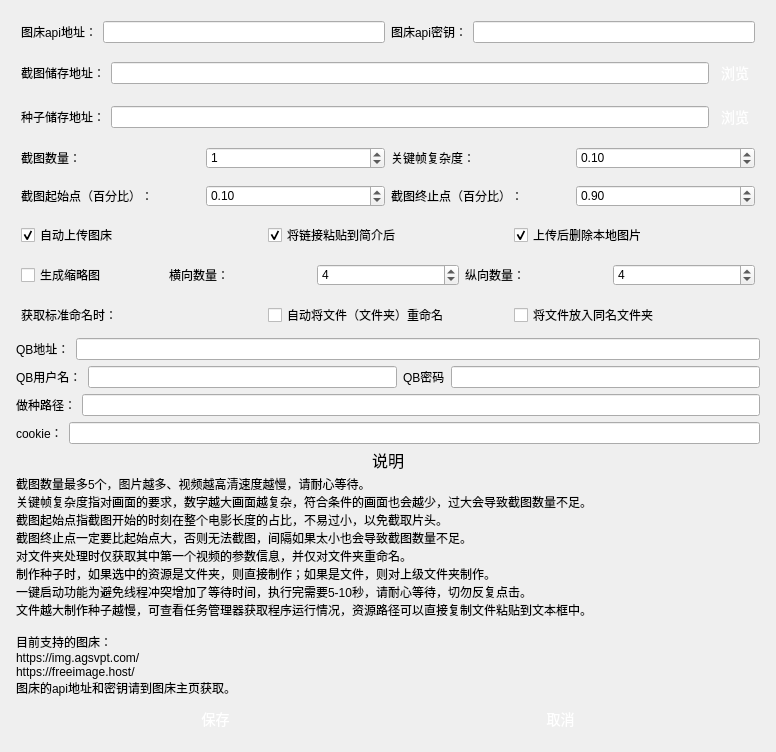
<?xml version="1.0" encoding="UTF-8"?>
<ui version="4.0">
 <class>Settings</class>
 <widget class="QDialog" name="Settings">
  <property name="geometry">
   <rect>
    <x>0</x>
    <y>0</y>
    <width>776</width>
    <height>735</height>
   </rect>
  </property>
  <property name="windowTitle">
   <string>设置</string>
  </property>
  <layout class="QGridLayout" name="gridLayout">
   <item row="0" column="0">
    <layout class="QVBoxLayout" name="verticalLayout">
     <property name="leftMargin">
      <number>5</number>
     </property>
     <property name="topMargin">
      <number>5</number>
     </property>
     <property name="rightMargin">
      <number>5</number>
     </property>
     <property name="bottomMargin">
      <number>5</number>
     </property>
     <item>
      <layout class="QHBoxLayout" name="horizontalLayout_4">
       <property name="leftMargin">
        <number>5</number>
       </property>
       <property name="topMargin">
        <number>5</number>
       </property>
       <property name="rightMargin">
        <number>5</number>
       </property>
       <property name="bottomMargin">
        <number>5</number>
       </property>
       <item>
        <widget class="QLabel" name="label_6">
         <property name="styleSheet">
          <string>QPushButton {
    display: inline-block;
    padding: 5px 5px;
    font-size: 16px;
    cursor: pointer;
    text-align: center;
    text-decoration: none;
    outline: none;
    color:#fff;
    background-color: #559e24;
    border: none;
    border-radius: 15px;
    box-shadow: 0 9px #999;
}

QPushButton:hover {
background-color: #4a8821;
}

QPushButton:pressed {
    background-color: #3c6f1b;
}
</string>
         </property>
         <property name="text">
          <string>图床api地址：</string>
         </property>
        </widget>
       </item>
       <item>
        <widget class="QLineEdit" name="figureBedPath">
         <property name="styleSheet">
          <string>QPushButton {
    display: inline-block;
    padding: 5px 5px;
    font-size: 16px;
    cursor: pointer;
    text-align: center;
    text-decoration: none;
    outline: none;
    color:#fff;
    background-color: #559e24;
    border: none;
    border-radius: 15px;
    box-shadow: 0 9px #999;
}

QPushButton:hover {
background-color: #4a8821;
}

QPushButton:pressed {
    background-color: #3c6f1b;
}
</string>
         </property>
         <property name="text">
          <string/>
         </property>
         <property name="clearButtonEnabled">
          <bool>true</bool>
         </property>
        </widget>
       </item>
       <item>
        <widget class="QLabel" name="label_7">
         <property name="styleSheet">
          <string>QPushButton {
    display: inline-block;
    padding: 5px 5px;
    font-size: 16px;
    cursor: pointer;
    text-align: center;
    text-decoration: none;
    outline: none;
    color:#fff;
    background-color: #559e24;
    border: none;
    border-radius: 15px;
    box-shadow: 0 9px #999;
}

QPushButton:hover {
background-color: #4a8821;
}

QPushButton:pressed {
    background-color: #3c6f1b;
}
</string>
         </property>
         <property name="text">
          <string>图床api密钥：</string>
         </property>
        </widget>
       </item>
       <item>
        <widget class="QLineEdit" name="figureBedToken">
         <property name="styleSheet">
          <string>QPushButton {
    display: inline-block;
    padding: 5px 5px;
    font-size: 16px;
    cursor: pointer;
    text-align: center;
    text-decoration: none;
    outline: none;
    color:#fff;
    background-color: #559e24;
    border: none;
    border-radius: 15px;
    box-shadow: 0 9px #999;
}

QPushButton:hover {
background-color: #4a8821;
}

QPushButton:pressed {
    background-color: #3c6f1b;
}
</string>
         </property>
         <property name="text">
          <string/>
         </property>
         <property name="echoMode">
          <enum>QLineEdit::Password</enum>
         </property>
         <property name="clearButtonEnabled">
          <bool>true</bool>
         </property>
        </widget>
       </item>
      </layout>
     </item>
     <item>
      <layout class="QHBoxLayout" name="horizontalLayout_2">
       <property name="leftMargin">
        <number>5</number>
       </property>
       <property name="topMargin">
        <number>5</number>
       </property>
       <property name="rightMargin">
        <number>5</number>
       </property>
       <property name="bottomMargin">
        <number>5</number>
       </property>
       <item>
        <widget class="QLabel" name="label_3">
         <property name="styleSheet">
          <string>QPushButton {
    display: inline-block;
    padding: 5px 5px;
    font-size: 16px;
    cursor: pointer;
    text-align: center;
    text-decoration: none;
    outline: none;
    color:#fff;
    background-color: #559e24;
    border: none;
    border-radius: 15px;
    box-shadow: 0 9px #999;
}

QPushButton:hover {
background-color: #4a8821;
}

QPushButton:pressed {
    background-color: #3c6f1b;
}
</string>
         </property>
         <property name="text">
          <string>截图储存地址：</string>
         </property>
        </widget>
       </item>
       <item>
        <widget class="QLineEdit" name="screenshotPath">
         <property name="styleSheet">
          <string>QPushButton {
    display: inline-block;
    padding: 5px 5px;
    font-size: 16px;
    cursor: pointer;
    text-align: center;
    text-decoration: none;
    outline: none;
    color:#fff;
    background-color: #559e24;
    border: none;
    border-radius: 15px;
    box-shadow: 0 9px #999;
}

QPushButton:hover {
background-color: #4a8821;
}

QPushButton:pressed {
    background-color: #3c6f1b;
}
</string>
         </property>
         <property name="text">
          <string/>
         </property>
         <property name="clearButtonEnabled">
          <bool>true</bool>
         </property>
        </widget>
       </item>
       <item>
        <widget class="QPushButton" name="selectScreenshotPathButton">
         <property name="styleSheet">
          <string notr="true">QPushButton {
    display: inline-block;
    padding: 3px 6px;
    font-size: 14px;
    cursor: pointer;
    text-align: center;
    text-decoration: none;
    outline: none;
    color:#fff;
background-color: 
				qlineargradient(x1:0, y1:0, x2:0, y2:1,
                                      stop:0 #16bf9d,
                                      stop:1 #10a266);
    border: none;
    border-radius: 8px;
    box-shadow: 0 9px #999;
}

QPushButton:hover {
background-color: 
				qlineargradient(x1:0, y1:0, x2:0, y2:1,
                                      stop:0 #11b998,
                                      stop:1 #08965e);
}

QPushButton:pressed {
    background-color: 
				qlineargradient(x1:0, y1:0, x2:0, y2:1,
                                      stop:0 #0e9278,
                                      stop:1 #0e925c);
}
</string>
         </property>
         <property name="text">
          <string>浏览</string>
         </property>
        </widget>
       </item>
      </layout>
     </item>
     <item>
      <layout class="QHBoxLayout" name="horizontalLayout_3">
       <property name="leftMargin">
        <number>5</number>
       </property>
       <property name="topMargin">
        <number>5</number>
       </property>
       <property name="rightMargin">
        <number>5</number>
       </property>
       <property name="bottomMargin">
        <number>5</number>
       </property>
       <item>
        <widget class="QLabel" name="label_12">
         <property name="styleSheet">
          <string>QPushButton {
    display: inline-block;
    padding: 5px 5px;
    font-size: 16px;
    cursor: pointer;
    text-align: center;
    text-decoration: none;
    outline: none;
    color:#fff;
    background-color: #559e24;
    border: none;
    border-radius: 15px;
    box-shadow: 0 9px #999;
}

QPushButton:hover {
background-color: #4a8821;
}

QPushButton:pressed {
    background-color: #3c6f1b;
}
</string>
         </property>
         <property name="text">
          <string>种子储存地址：</string>
         </property>
        </widget>
       </item>
       <item>
        <widget class="QLineEdit" name="torrentPath">
         <property name="styleSheet">
          <string>QPushButton {
    display: inline-block;
    padding: 5px 5px;
    font-size: 16px;
    cursor: pointer;
    text-align: center;
    text-decoration: none;
    outline: none;
    color:#fff;
    background-color: #559e24;
    border: none;
    border-radius: 15px;
    box-shadow: 0 9px #999;
}

QPushButton:hover {
background-color: #4a8821;
}

QPushButton:pressed {
    background-color: #3c6f1b;
}
</string>
         </property>
         <property name="text">
          <string/>
         </property>
         <property name="clearButtonEnabled">
          <bool>true</bool>
         </property>
        </widget>
       </item>
       <item>
        <widget class="QPushButton" name="selectTorrentPathButton">
         <property name="styleSheet">
          <string notr="true">QPushButton {
    display: inline-block;
    padding: 3px 6px;
    font-size: 14px;
    cursor: pointer;
    text-align: center;
    text-decoration: none;
    outline: none;
    color:#fff;
background-color: 
				qlineargradient(x1:0, y1:0, x2:0, y2:1,
                                      stop:0 #16bf9d,
                                      stop:1 #10a266);
    border: none;
    border-radius: 8px;
    box-shadow: 0 9px #999;
}

QPushButton:hover {
background-color: 
				qlineargradient(x1:0, y1:0, x2:0, y2:1,
                                      stop:0 #11b998,
                                      stop:1 #08965e);
}

QPushButton:pressed {
    background-color: 
				qlineargradient(x1:0, y1:0, x2:0, y2:1,
                                      stop:0 #0e9278,
                                      stop:1 #0e925c);
}
</string>
         </property>
         <property name="text">
          <string>浏览</string>
         </property>
        </widget>
       </item>
      </layout>
     </item>
     <item>
      <layout class="QHBoxLayout" name="horizontalLayout_7">
       <property name="leftMargin">
        <number>5</number>
       </property>
       <property name="topMargin">
        <number>5</number>
       </property>
       <property name="rightMargin">
        <number>5</number>
       </property>
       <property name="bottomMargin">
        <number>5</number>
       </property>
       <item>
        <widget class="QLabel" name="label">
         <property name="styleSheet">
          <string>QPushButton {
    display: inline-block;
    padding: 5px 5px;
    font-size: 16px;
    cursor: pointer;
    text-align: center;
    text-decoration: none;
    outline: none;
    color:#fff;
    background-color: #559e24;
    border: none;
    border-radius: 15px;
    box-shadow: 0 9px #999;
}

QPushButton:hover {
background-color: #4a8821;
}

QPushButton:pressed {
    background-color: #3c6f1b;
}
</string>
         </property>
         <property name="text">
          <string>截图数量：</string>
         </property>
        </widget>
       </item>
       <item>
        <widget class="QSpinBox" name="screenshotNumber">
         <property name="styleSheet">
          <string>QPushButton {
    display: inline-block;
    padding: 5px 5px;
    font-size: 16px;
    cursor: pointer;
    text-align: center;
    text-decoration: none;
    outline: none;
    color:#fff;
    background-color: #559e24;
    border: none;
    border-radius: 15px;
    box-shadow: 0 9px #999;
}

QPushButton:hover {
background-color: #4a8821;
}

QPushButton:pressed {
    background-color: #3c6f1b;
}
</string>
         </property>
         <property name="maximum">
          <number>5</number>
         </property>
         <property name="value">
          <number>1</number>
         </property>
        </widget>
       </item>
       <item>
        <widget class="QLabel" name="label_2">
         <property name="styleSheet">
          <string>QPushButton {
    display: inline-block;
    padding: 5px 5px;
    font-size: 16px;
    cursor: pointer;
    text-align: center;
    text-decoration: none;
    outline: none;
    color:#fff;
    background-color: #559e24;
    border: none;
    border-radius: 15px;
    box-shadow: 0 9px #999;
}

QPushButton:hover {
background-color: #4a8821;
}

QPushButton:pressed {
    background-color: #3c6f1b;
}
</string>
         </property>
         <property name="text">
          <string>关键帧复杂度：</string>
         </property>
        </widget>
       </item>
       <item>
        <widget class="QDoubleSpinBox" name="screenshotThreshold">
         <property name="styleSheet">
          <string>QPushButton {
    display: inline-block;
    padding: 5px 5px;
    font-size: 16px;
    cursor: pointer;
    text-align: center;
    text-decoration: none;
    outline: none;
    color:#fff;
    background-color: #559e24;
    border: none;
    border-radius: 15px;
    box-shadow: 0 9px #999;
}

QPushButton:hover {
background-color: #4a8821;
}

QPushButton:pressed {
    background-color: #3c6f1b;
}
</string>
         </property>
         <property name="decimals">
          <number>2</number>
         </property>
         <property name="maximum">
          <double>5.000000000000000</double>
         </property>
         <property name="singleStep">
          <double>0.010000000000000</double>
         </property>
         <property name="value">
          <double>0.100000000000000</double>
         </property>
        </widget>
       </item>
      </layout>
     </item>
     <item>
      <layout class="QHBoxLayout" name="horizontalLayout_8">
       <property name="leftMargin">
        <number>5</number>
       </property>
       <property name="topMargin">
        <number>5</number>
       </property>
       <property name="rightMargin">
        <number>5</number>
       </property>
       <property name="bottomMargin">
        <number>5</number>
       </property>
       <item>
        <widget class="QLabel" name="label_4">
         <property name="styleSheet">
          <string>QPushButton {
    display: inline-block;
    padding: 5px 5px;
    font-size: 16px;
    cursor: pointer;
    text-align: center;
    text-decoration: none;
    outline: none;
    color:#fff;
    background-color: #559e24;
    border: none;
    border-radius: 15px;
    box-shadow: 0 9px #999;
}

QPushButton:hover {
background-color: #4a8821;
}

QPushButton:pressed {
    background-color: #3c6f1b;
}
</string>
         </property>
         <property name="text">
          <string>截图起始点（百分比）：</string>
         </property>
        </widget>
       </item>
       <item>
        <widget class="QDoubleSpinBox" name="screenshotStart">
         <property name="styleSheet">
          <string>QPushButton {
    display: inline-block;
    padding: 5px 5px;
    font-size: 16px;
    cursor: pointer;
    text-align: center;
    text-decoration: none;
    outline: none;
    color:#fff;
    background-color: #559e24;
    border: none;
    border-radius: 15px;
    box-shadow: 0 9px #999;
}

QPushButton:hover {
background-color: #4a8821;
}

QPushButton:pressed {
    background-color: #3c6f1b;
}
</string>
         </property>
         <property name="decimals">
          <number>2</number>
         </property>
         <property name="maximum">
          <double>1.000000000000000</double>
         </property>
         <property name="singleStep">
          <double>0.010000000000000</double>
         </property>
         <property name="value">
          <double>0.100000000000000</double>
         </property>
        </widget>
       </item>
       <item>
        <widget class="QLabel" name="label_5">
         <property name="styleSheet">
          <string>QPushButton {
    display: inline-block;
    padding: 5px 5px;
    font-size: 16px;
    cursor: pointer;
    text-align: center;
    text-decoration: none;
    outline: none;
    color:#fff;
    background-color: #559e24;
    border: none;
    border-radius: 15px;
    box-shadow: 0 9px #999;
}

QPushButton:hover {
background-color: #4a8821;
}

QPushButton:pressed {
    background-color: #3c6f1b;
}
</string>
         </property>
         <property name="text">
          <string>截图终止点（百分比）：</string>
         </property>
        </widget>
       </item>
       <item>
        <widget class="QDoubleSpinBox" name="screenshotEnd">
         <property name="styleSheet">
          <string>QPushButton {
    display: inline-block;
    padding: 5px 5px;
    font-size: 16px;
    cursor: pointer;
    text-align: center;
    text-decoration: none;
    outline: none;
    color:#fff;
    background-color: #559e24;
    border: none;
    border-radius: 15px;
    box-shadow: 0 9px #999;
}

QPushButton:hover {
background-color: #4a8821;
}

QPushButton:pressed {
    background-color: #3c6f1b;
}
</string>
         </property>
         <property name="decimals">
          <number>2</number>
         </property>
         <property name="maximum">
          <double>1.000000000000000</double>
         </property>
         <property name="singleStep">
          <double>0.010000000000000</double>
         </property>
         <property name="value">
          <double>0.900000000000000</double>
         </property>
        </widget>
       </item>
      </layout>
     </item>
     <item>
      <layout class="QHBoxLayout" name="horizontalLayout_9">
       <property name="leftMargin">
        <number>5</number>
       </property>
       <property name="topMargin">
        <number>5</number>
       </property>
       <property name="rightMargin">
        <number>5</number>
       </property>
       <property name="bottomMargin">
        <number>5</number>
       </property>
       <item>
        <widget class="QCheckBox" name="autoUploadScreenshot">
         <property name="styleSheet">
          <string>QPushButton {
    display: inline-block;
    padding: 5px 5px;
    font-size: 16px;
    cursor: pointer;
    text-align: center;
    text-decoration: none;
    outline: none;
    color:#fff;
    background-color: #559e24;
    border: none;
    border-radius: 15px;
    box-shadow: 0 9px #999;
}

QPushButton:hover {
background-color: #4a8821;
}

QPushButton:pressed {
    background-color: #3c6f1b;
}
</string>
         </property>
         <property name="text">
          <string>自动上传图床</string>
         </property>
         <property name="checked">
          <bool>true</bool>
         </property>
        </widget>
       </item>
       <item>
        <widget class="QCheckBox" name="pasteScreenshotUrl">
         <property name="styleSheet">
          <string>QPushButton {
    display: inline-block;
    padding: 5px 5px;
    font-size: 16px;
    cursor: pointer;
    text-align: center;
    text-decoration: none;
    outline: none;
    color:#fff;
    background-color: #559e24;
    border: none;
    border-radius: 15px;
    box-shadow: 0 9px #999;
}

QPushButton:hover {
background-color: #4a8821;
}

QPushButton:pressed {
    background-color: #3c6f1b;
}
</string>
         </property>
         <property name="text">
          <string>将链接粘贴到简介后</string>
         </property>
         <property name="checked">
          <bool>true</bool>
         </property>
        </widget>
       </item>
       <item>
        <widget class="QCheckBox" name="deleteScreenshot">
         <property name="styleSheet">
          <string>QPushButton {
    display: inline-block;
    padding: 5px 5px;
    font-size: 16px;
    cursor: pointer;
    text-align: center;
    text-decoration: none;
    outline: none;
    color:#fff;
    background-color: #559e24;
    border: none;
    border-radius: 15px;
    box-shadow: 0 9px #999;
}

QPushButton:hover {
background-color: #4a8821;
}

QPushButton:pressed {
    background-color: #3c6f1b;
}
</string>
         </property>
         <property name="text">
          <string>上传后删除本地图片</string>
         </property>
         <property name="checked">
          <bool>true</bool>
         </property>
        </widget>
       </item>
      </layout>
     </item>
     <item>
      <layout class="QHBoxLayout" name="horizontalLayout_11">
       <property name="leftMargin">
        <number>5</number>
       </property>
       <property name="topMargin">
        <number>5</number>
       </property>
       <property name="rightMargin">
        <number>5</number>
       </property>
       <property name="bottomMargin">
        <number>5</number>
       </property>
       <item>
        <widget class="QCheckBox" name="getThumbnails">
         <property name="text">
          <string>生成缩略图</string>
         </property>
        </widget>
       </item>
       <item>
        <widget class="QLabel" name="label_13">
         <property name="styleSheet">
          <string>QPushButton {
    display: inline-block;
    padding: 5px 5px;
    font-size: 16px;
    cursor: pointer;
    text-align: center;
    text-decoration: none;
    outline: none;
    color:#fff;
    background-color: #559e24;
    border: none;
    border-radius: 15px;
    box-shadow: 0 9px #999;
}

QPushButton:hover {
background-color: #4a8821;
}

QPushButton:pressed {
    background-color: #3c6f1b;
}
</string>
         </property>
         <property name="text">
          <string>横向数量：</string>
         </property>
        </widget>
       </item>
       <item>
        <widget class="QSpinBox" name="rows">
         <property name="styleSheet">
          <string>QPushButton {
    display: inline-block;
    padding: 5px 5px;
    font-size: 16px;
    cursor: pointer;
    text-align: center;
    text-decoration: none;
    outline: none;
    color:#fff;
    background-color: #559e24;
    border: none;
    border-radius: 15px;
    box-shadow: 0 9px #999;
}

QPushButton:hover {
background-color: #4a8821;
}

QPushButton:pressed {
    background-color: #3c6f1b;
}
</string>
         </property>
         <property name="minimum">
          <number>1</number>
         </property>
         <property name="maximum">
          <number>9</number>
         </property>
         <property name="value">
          <number>4</number>
         </property>
        </widget>
       </item>
       <item>
        <widget class="QLabel" name="label_8">
         <property name="styleSheet">
          <string>QPushButton {
    display: inline-block;
    padding: 5px 5px;
    font-size: 16px;
    cursor: pointer;
    text-align: center;
    text-decoration: none;
    outline: none;
    color:#fff;
    background-color: #559e24;
    border: none;
    border-radius: 15px;
    box-shadow: 0 9px #999;
}

QPushButton:hover {
background-color: #4a8821;
}

QPushButton:pressed {
    background-color: #3c6f1b;
}
</string>
         </property>
         <property name="text">
          <string>纵向数量：</string>
         </property>
        </widget>
       </item>
       <item>
        <widget class="QSpinBox" name="cols">
         <property name="styleSheet">
          <string>QPushButton {
    display: inline-block;
    padding: 5px 5px;
    font-size: 16px;
    cursor: pointer;
    text-align: center;
    text-decoration: none;
    outline: none;
    color:#fff;
    background-color: #559e24;
    border: none;
    border-radius: 15px;
    box-shadow: 0 9px #999;
}

QPushButton:hover {
background-color: #4a8821;
}

QPushButton:pressed {
    background-color: #3c6f1b;
}
</string>
         </property>
         <property name="minimum">
          <number>1</number>
         </property>
         <property name="maximum">
          <number>9</number>
         </property>
         <property name="value">
          <number>4</number>
         </property>
        </widget>
       </item>
      </layout>
     </item>
     <item>
      <layout class="QHBoxLayout" name="horizontalLayout_10">
       <property name="leftMargin">
        <number>5</number>
       </property>
       <property name="topMargin">
        <number>5</number>
       </property>
       <property name="rightMargin">
        <number>5</number>
       </property>
       <property name="bottomMargin">
        <number>5</number>
       </property>
       <item>
        <widget class="QLabel" name="label_10">
         <property name="styleSheet">
          <string>QPushButton {
    display: inline-block;
    padding: 5px 5px;
    font-size: 16px;
    cursor: pointer;
    text-align: center;
    text-decoration: none;
    outline: none;
    color:#fff;
    background-color: #559e24;
    border: none;
    border-radius: 15px;
    box-shadow: 0 9px #999;
}

QPushButton:hover {
background-color: #4a8821;
}

QPushButton:pressed {
    background-color: #3c6f1b;
}
</string>
         </property>
         <property name="text">
          <string>获取标准命名时：</string>
         </property>
        </widget>
       </item>
       <item>
        <widget class="QCheckBox" name="renameFile">
         <property name="styleSheet">
          <string>QPushButton {
    display: inline-block;
    padding: 5px 5px;
    font-size: 16px;
    cursor: pointer;
    text-align: center;
    text-decoration: none;
    outline: none;
    color:#fff;
    background-color: #559e24;
    border: none;
    border-radius: 15px;
    box-shadow: 0 9px #999;
}

QPushButton:hover {
background-color: #4a8821;
}

QPushButton:pressed {
    background-color: #3c6f1b;
}
</string>
         </property>
         <property name="text">
          <string>自动将文件（文件夹）重命名</string>
         </property>
         <property name="checked">
          <bool>false</bool>
         </property>
        </widget>
       </item>
       <item>
        <widget class="QCheckBox" name="makeDir">
         <property name="styleSheet">
          <string>QPushButton {
    display: inline-block;
    padding: 5px 5px;
    font-size: 16px;
    cursor: pointer;
    text-align: center;
    text-decoration: none;
    outline: none;
    color:#fff;
    background-color: #559e24;
    border: none;
    border-radius: 15px;
    box-shadow: 0 9px #999;
}

QPushButton:hover {
background-color: #4a8821;
}

QPushButton:pressed {
    background-color: #3c6f1b;
}
</string>
         </property>
         <property name="text">
          <string>将文件放入同名文件夹</string>
         </property>
         <property name="checked">
          <bool>false</bool>
         </property>
        </widget>
       </item>
      </layout>
     </item>
     <item>
      <layout class="QHBoxLayout" name="horizontalLayout_6">
       <item>
        <widget class="QLabel" name="label_14">
         <property name="text">
          <string>QB地址：</string>
         </property>
        </widget>
       </item>
       <item>
        <widget class="QLineEdit" name="qbPath"/>
       </item>
      </layout>
     </item>
     <item>
      <layout class="QHBoxLayout" name="horizontalLayout_5">
       <item>
        <widget class="QLabel" name="label_15">
         <property name="text">
          <string>QB用户名：</string>
         </property>
        </widget>
       </item>
       <item>
        <widget class="QLineEdit" name="qbUser"/>
       </item>
       <item>
        <widget class="QLabel" name="label_16">
         <property name="text">
          <string>QB密码</string>
         </property>
        </widget>
       </item>
       <item>
        <widget class="QLineEdit" name="qbPasswd"/>
       </item>
      </layout>
     </item>
     <item>
      <layout class="QHBoxLayout" name="horizontalLayout_13">
       <item>
        <widget class="QLabel" name="label_18">
         <property name="text">
          <string>做种路径：</string>
         </property>
        </widget>
       </item>
       <item>
        <widget class="QLineEdit" name="resourcePath"/>
       </item>
      </layout>
     </item>
     <item>
      <layout class="QHBoxLayout" name="horizontalLayout_12">
       <item>
        <widget class="QLabel" name="label_17">
         <property name="text">
          <string>cookie：</string>
         </property>
        </widget>
       </item>
       <item>
        <widget class="QLineEdit" name="cookie"/>
       </item>
      </layout>
     </item>
     <item>
      <widget class="QLabel" name="label_9">
       <property name="maximumSize">
        <size>
         <width>16777215</width>
         <height>20</height>
        </size>
       </property>
       <property name="font">
        <font>
         <pointsize>12</pointsize>
        </font>
       </property>
       <property name="text">
        <string>说明</string>
       </property>
       <property name="alignment">
        <set>Qt::AlignCenter</set>
       </property>
      </widget>
     </item>
     <item>
      <widget class="QLabel" name="label_11">
       <property name="maximumSize">
        <size>
         <width>16777215</width>
         <height>220</height>
        </size>
       </property>
       <property name="styleSheet">
        <string>QPushButton {
    display: inline-block;
    padding: 5px 5px;
    font-size: 16px;
    cursor: pointer;
    text-align: center;
    text-decoration: none;
    outline: none;
    color:#fff;
    background-color: #559e24;
    border: none;
    border-radius: 15px;
    box-shadow: 0 9px #999;
}

QPushButton:hover {
background-color: #4a8821;
}

QPushButton:pressed {
    background-color: #3c6f1b;
}
</string>
       </property>
       <property name="text">
        <string>截图数量最多5个，图片越多、视频越高清速度越慢，请耐心等待。
关键帧复杂度指对画面的要求，数字越大画面越复杂，符合条件的画面也会越少，过大会导致截图数量不足。
截图起始点指截图开始的时刻在整个电影长度的占比，不易过小，以免截取片头。
截图终止点一定要比起始点大，否则无法截图，间隔如果太小也会导致截图数量不足。
对文件夹处理时仅获取其中第一个视频的参数信息，并仅对文件夹重命名。
制作种子时，如果选中的资源是文件夹，则直接制作；如果是文件，则对上级文件夹制作。
一键启动功能为避免线程冲突增加了等待时间，执行完需要5-10秒，请耐心等待，切勿反复点击。
文件越大制作种子越慢，可查看任务管理器获取程序运行情况，资源路径可以直接复制文件粘贴到文本框中。

目前支持的图床：
https://img.agsvpt.com/
https://freeimage.host/
图床的api地址和密钥请到图床主页获取。</string>
       </property>
      </widget>
     </item>
     <item>
      <layout class="QHBoxLayout" name="horizontalLayout">
       <property name="leftMargin">
        <number>30</number>
       </property>
       <property name="rightMargin">
        <number>30</number>
       </property>
       <item>
        <widget class="QPushButton" name="saveButton">
         <property name="styleSheet">
          <string notr="true">QPushButton {
    display: inline-block;
    padding: 6px 6px;
    font-size: 14px;
    cursor: pointer;
    text-align: center;
    text-decoration: none;
    outline: none;
    color:#fff;
background-color: 
				qlineargradient(x1:0, y1:0, x2:0, y2:1,
                                      stop:0 #16bf9d,
                                      stop:1 #10a266);
    border: none;
    border-radius: 8px;
    box-shadow: 0 9px #999;
}

QPushButton:hover {
background-color: 
				qlineargradient(x1:0, y1:0, x2:0, y2:1,
                                      stop:0 #11b998,
                                      stop:1 #08965e);
}

QPushButton:pressed {
    background-color: 
				qlineargradient(x1:0, y1:0, x2:0, y2:1,
                                      stop:0 #0e9278,
                                      stop:1 #0e925c);
}
</string>
         </property>
         <property name="text">
          <string>保存</string>
         </property>
        </widget>
       </item>
       <item>
        <widget class="QPushButton" name="cancelButton">
         <property name="styleSheet">
          <string notr="true">QPushButton {
    display: inline-block;
    padding: 6px 6px;
    font-size: 14px;
    cursor: pointer;
    text-align: center;
    text-decoration: none;
    outline: none;
    color:#fff;
background-color: 
				qlineargradient(x1:0, y1:0, x2:0, y2:1,
                                      stop:0 #16bf9d,
                                      stop:1 #10a266);
    border: none;
    border-radius: 8px;
    box-shadow: 0 9px #999;
}

QPushButton:hover {
background-color: 
				qlineargradient(x1:0, y1:0, x2:0, y2:1,
                                      stop:0 #11b998,
                                      stop:1 #08965e);
}

QPushButton:pressed {
    background-color: 
				qlineargradient(x1:0, y1:0, x2:0, y2:1,
                                      stop:0 #0e9278,
                                      stop:1 #0e925c);
}
</string>
         </property>
         <property name="text">
          <string>取消</string>
         </property>
        </widget>
       </item>
      </layout>
     </item>
    </layout>
   </item>
  </layout>
 </widget>
 <resources/>
 <connections/>
</ui>
